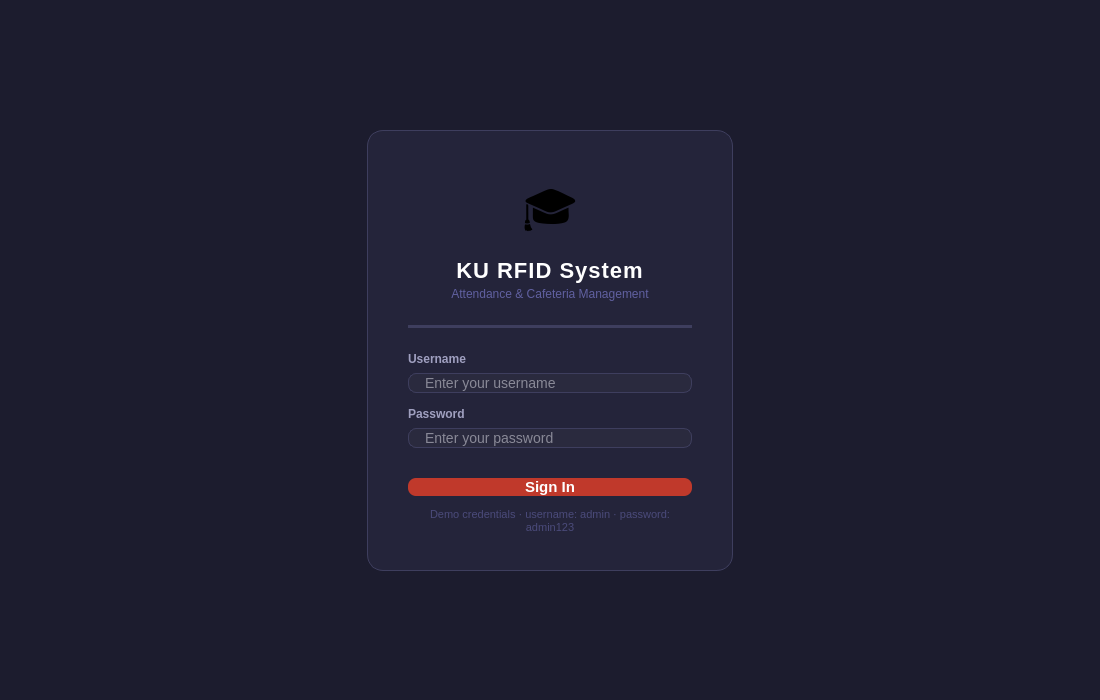
<?xml version="1.0" encoding="UTF-8"?>
<ui version="4.0">
 <class>LoginPage</class>
 <widget class="QWidget" name="LoginPage">
  <property name="geometry">
   <rect>
    <x>0</x>
    <y>0</y>
    <width>1100</width>
    <height>700</height>
   </rect>
  </property>
  <property name="windowTitle">
   <string>Login</string>
  </property>
  <property name="styleSheet">
   <string notr="true">QWidget#LoginPage {
    background-color: #1C1C2E;
}
</string>
  </property>

  <!-- Outer horizontal centering layout -->
  <layout class="QHBoxLayout" name="outerHLayout">
   <property name="spacing">
    <number>0</number>
   </property>
   <property name="leftMargin"><number>0</number></property>
   <property name="topMargin"><number>0</number></property>
   <property name="rightMargin"><number>0</number></property>
   <property name="bottomMargin"><number>0</number></property>

   <item>
    <spacer name="hSpacerLeft">
     <property name="orientation"><enum>Qt::Horizontal</enum></property>
     <property name="sizeHint" stdset="0"><size><width>40</width><height>20</height></size></property>
    </spacer>
   </item>

   <!-- Center column -->
   <item>
    <layout class="QVBoxLayout" name="centerVLayout">
     <property name="spacing"><number>0</number></property>

     <item>
      <spacer name="vSpacerTop">
       <property name="orientation"><enum>Qt::Vertical</enum></property>
       <property name="sizeHint" stdset="0"><size><width>20</width><height>40</height></size></property>
      </spacer>
     </item>

     <!-- Card frame -->
     <item>
      <widget class="QFrame" name="cardFrame">
       <property name="minimumWidth"><number>400</number></property>
       <property name="maximumWidth"><number>400</number></property>
       <property name="frameShape"><enum>QFrame::StyledPanel</enum></property>
       <property name="frameShadow"><enum>QFrame::Raised</enum></property>
       <property name="styleSheet">
        <string notr="true">QFrame#cardFrame {
    background-color: #24243A;
    border-radius: 16px;
    border: 1px solid #3E3E5E;
}
</string>
       </property>

       <layout class="QVBoxLayout" name="cardLayout">
        <property name="leftMargin"><number>40</number></property>
        <property name="topMargin"><number>44</number></property>
        <property name="rightMargin"><number>40</number></property>
        <property name="bottomMargin"><number>36</number></property>
        <property name="spacing"><number>0</number></property>

        <!-- Brand icon -->
        <item>
         <widget class="QLabel" name="labelBrandIcon">
          <property name="text"><string>🎓</string></property>
          <property name="alignment"><set>Qt::AlignCenter</set></property>
          <property name="styleSheet">
           <string notr="true">font-size: 46px; background: transparent; border: none;</string>
          </property>
         </widget>
        </item>

        <item><spacer name="sp1"><property name="orientation"><enum>Qt::Vertical</enum></property><property name="sizeType"><enum>QSizePolicy::Fixed</enum></property><property name="sizeHint" stdset="0"><size><width>20</width><height>4</height></size></property></spacer></item>

        <!-- App name -->
        <item>
         <widget class="QLabel" name="labelAppName">
          <property name="text"><string>KU RFID System</string></property>
          <property name="alignment"><set>Qt::AlignCenter</set></property>
          <property name="styleSheet">
           <string notr="true">font-size: 22px; font-weight: 700; color: #FFFFFF; letter-spacing: 1px; background: transparent; border: none;</string>
          </property>
         </widget>
        </item>

        <item><spacer name="sp2"><property name="orientation"><enum>Qt::Vertical</enum></property><property name="sizeType"><enum>QSizePolicy::Fixed</enum></property><property name="sizeHint" stdset="0"><size><width>20</width><height>4</height></size></property></spacer></item>

        <!-- Subtitle -->
        <item>
         <widget class="QLabel" name="labelSubtitle">
          <property name="text"><string>Attendance &amp; Cafeteria Management</string></property>
          <property name="alignment"><set>Qt::AlignCenter</set></property>
          <property name="styleSheet">
           <string notr="true">font-size: 12px; color: #6060A0; background: transparent; border: none;</string>
          </property>
         </widget>
        </item>

        <item><spacer name="sp3"><property name="orientation"><enum>Qt::Vertical</enum></property><property name="sizeType"><enum>QSizePolicy::Fixed</enum></property><property name="sizeHint" stdset="0"><size><width>20</width><height>24</height></size></property></spacer></item>

        <!-- Divider -->
        <item>
         <widget class="QFrame" name="dividerLine">
          <property name="frameShape"><enum>QFrame::HLine</enum></property>
          <property name="frameShadow"><enum>QFrame::Sunken</enum></property>
          <property name="styleSheet">
           <string notr="true">background-color: #3E3E5E; border: none;</string>
          </property>
         </widget>
        </item>

        <item><spacer name="sp4"><property name="orientation"><enum>Qt::Vertical</enum></property><property name="sizeType"><enum>QSizePolicy::Fixed</enum></property><property name="sizeHint" stdset="0"><size><width>20</width><height>24</height></size></property></spacer></item>

        <!-- Username label -->
        <item>
         <widget class="QLabel" name="labelUsername">
          <property name="text"><string>Username</string></property>
          <property name="styleSheet">
           <string notr="true">font-size: 12px; font-weight: 600; color: #A0A0C0; background: transparent; border: none;</string>
          </property>
         </widget>
        </item>

        <item><spacer name="sp5"><property name="orientation"><enum>Qt::Vertical</enum></property><property name="sizeType"><enum>QSizePolicy::Fixed</enum></property><property name="sizeHint" stdset="0"><size><width>20</width><height>7</height></size></property></spacer></item>

        <!-- Username input -->
        <item>
         <widget class="QLineEdit" name="lineEditUsername">
          <property name="minimumHeight"><number>44</number></property>
          <property name="placeholderText"><string>Enter your username</string></property>
          <property name="styleSheet">
           <string notr="true">QLineEdit {
    background-color: #2A2A3E;
    color: #E8E8F0;
    border: 1px solid #3E3E5E;
    border-radius: 8px;
    padding: 0 14px;
    font-size: 14px;
}
QLineEdit:focus {
    border: 1.5px solid #C0392B;
}
</string>
          </property>
         </widget>
        </item>

        <item><spacer name="sp6"><property name="orientation"><enum>Qt::Vertical</enum></property><property name="sizeType"><enum>QSizePolicy::Fixed</enum></property><property name="sizeHint" stdset="0"><size><width>20</width><height>14</height></size></property></spacer></item>

        <!-- Password label -->
        <item>
         <widget class="QLabel" name="labelPassword">
          <property name="text"><string>Password</string></property>
          <property name="styleSheet">
           <string notr="true">font-size: 12px; font-weight: 600; color: #A0A0C0; background: transparent; border: none;</string>
          </property>
         </widget>
        </item>

        <item><spacer name="sp7"><property name="orientation"><enum>Qt::Vertical</enum></property><property name="sizeType"><enum>QSizePolicy::Fixed</enum></property><property name="sizeHint" stdset="0"><size><width>20</width><height>7</height></size></property></spacer></item>

        <!-- Password input -->
        <item>
         <widget class="QLineEdit" name="lineEditPassword">
          <property name="minimumHeight"><number>44</number></property>
          <property name="placeholderText"><string>Enter your password</string></property>
          <property name="echoMode"><enum>QLineEdit::Password</enum></property>
          <property name="styleSheet">
           <string notr="true">QLineEdit {
    background-color: #2A2A3E;
    color: #E8E8F0;
    border: 1px solid #3E3E5E;
    border-radius: 8px;
    padding: 0 14px;
    font-size: 14px;
}
QLineEdit:focus {
    border: 1.5px solid #C0392B;
}
</string>
          </property>
         </widget>
        </item>

        <item><spacer name="sp8"><property name="orientation"><enum>Qt::Vertical</enum></property><property name="sizeType"><enum>QSizePolicy::Fixed</enum></property><property name="sizeHint" stdset="0"><size><width>20</width><height>10</height></size></property></spacer></item>

        <!-- Error label -->
        <item>
         <widget class="QLabel" name="labelError">
          <property name="text"><string/></property>
          <property name="minimumHeight"><number>18</number></property>
          <property name="alignment"><set>Qt::AlignCenter</set></property>
          <property name="styleSheet">
           <string notr="true">color: #E74C3C; font-size: 12px; background: transparent; border: none;</string>
          </property>
         </widget>
        </item>

        <item><spacer name="sp9"><property name="orientation"><enum>Qt::Vertical</enum></property><property name="sizeType"><enum>QSizePolicy::Fixed</enum></property><property name="sizeHint" stdset="0"><size><width>20</width><height>6</height></size></property></spacer></item>

        <!-- Sign In button -->
        <item>
         <widget class="QPushButton" name="pushButtonSignIn">
          <property name="minimumHeight"><number>46</number></property>
          <property name="text"><string>Sign In</string></property>
          <property name="cursor"><cursorShape>PointingHandCursor</cursorShape></property>
          <property name="styleSheet">
           <string notr="true">QPushButton {
    background-color: #C0392B;
    color: #FFFFFF;
    border: none;
    border-radius: 8px;
    font-size: 15px;
    font-weight: 700;
}
QPushButton:hover  { background-color: #E74C3C; }
QPushButton:pressed { background-color: #992D22; }
</string>
          </property>
         </widget>
        </item>

        <item><spacer name="sp10"><property name="orientation"><enum>Qt::Vertical</enum></property><property name="sizeType"><enum>QSizePolicy::Fixed</enum></property><property name="sizeHint" stdset="0"><size><width>20</width><height>12</height></size></property></spacer></item>

        <!-- Hint label -->
        <item>
         <widget class="QLabel" name="labelHint">
          <property name="text"><string>Demo credentials · username: admin · password: admin123</string></property>
          <property name="alignment"><set>Qt::AlignCenter</set></property>
          <property name="wordWrap"><bool>true</bool></property>
          <property name="styleSheet">
           <string notr="true">color: #4A4A7A; font-size: 11px; background: transparent; border: none;</string>
          </property>
         </widget>
        </item>

       </layout>
      </widget>
     </item>

     <item>
      <spacer name="vSpacerBottom">
       <property name="orientation"><enum>Qt::Vertical</enum></property>
       <property name="sizeHint" stdset="0"><size><width>20</width><height>40</height></size></property>
      </spacer>
     </item>

    </layout>
   </item>

   <item>
    <spacer name="hSpacerRight">
     <property name="orientation"><enum>Qt::Horizontal</enum></property>
     <property name="sizeHint" stdset="0"><size><width>40</width><height>20</height></size></property>
    </spacer>
   </item>

  </layout>
 </widget>
 <resources/>
 <connections/>
</ui>
